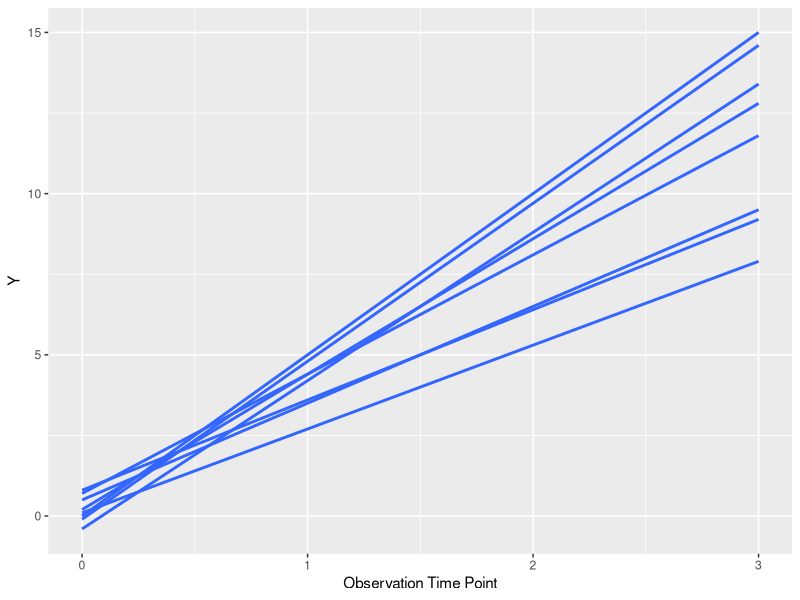
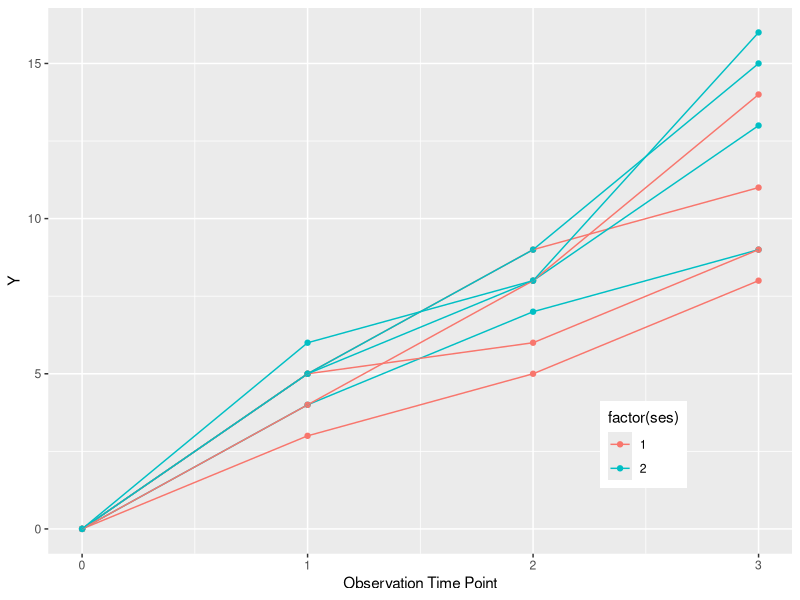
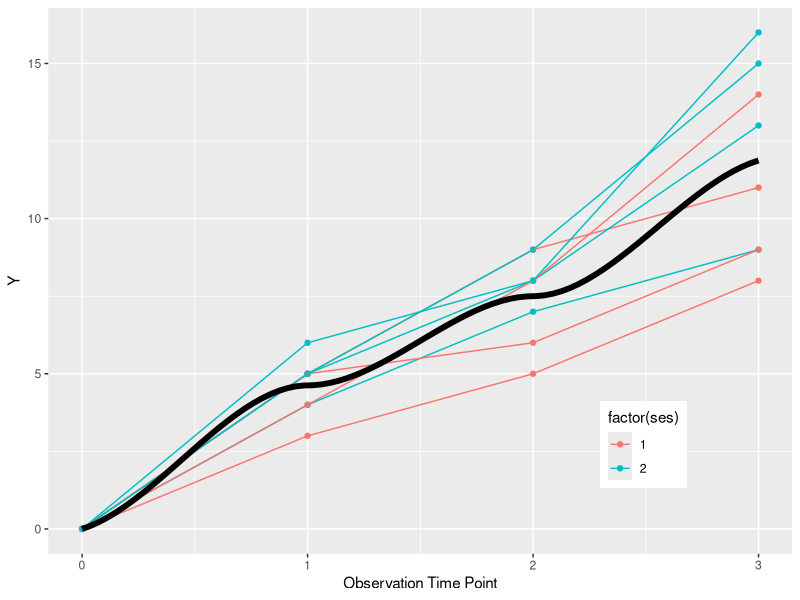

The R source for these figures, in order:
## ---- chunk 1
options(tidyverse.quiet = TRUE)
library(tidyverse)

dat <- tibble::tribble(~time, ~value, ~ses, ~elderly, ~pat_id, 0, 0, 1, 1, 1, 1, 3, 1, 1, 1, 2, 5, 1, 1, 1, 3, 8, 1, 1, 1, 0, 0, 2, 1, 2, 1, 4, 2, 1, 2, 2, 7, 2, 1, 2, 3, 9, 2, 1, 2, 0, 0, 1, 2, 3, 1, 5, 1, 2, 3, 2, 9, 1, 2, 3, 3, 11, 1, 2, 3, 0, 0, 2, 2, 4, 1, 5, 2, 2, 4, 2, 9, 2, 2, 4, 3, 15, 2, 2, 4, 0, 0, 1, 1, 5, 1, 5, 1, 1, 5, 2, 6, 1, 1, 5, 3, 9, 1, 1, 5, 0, 0, 2, 1, 6, 1, 5, 2, 1, 6, 2, 8, 2, 1, 6, 3, 13, 2, 1, 6, 0, 0, 1, 2, 7, 1, 4, 1, 2, 7, 2, 8, 1, 2, 7, 3, 14, 1, 2, 7, 0, 0, 2, 2, 8, 1, 6, 2, 2, 8, 2, 8, 2, 2, 8, 3, 16, 2, 2, 8)


ggplot(dat, aes(
  x = time, y = value,
  group = factor(pat_id)
)) +
  geom_smooth(
    formula = y ~ x, se = FALSE,
    method = "lm"
  ) +
  xlab("Observation Time Point") +
  ylab("Y")
## ---- chunk 2
ggplot(dat, aes(
  x = time, y = value,
  group = factor(pat_id), color = factor(ses)
)) +
  geom_point() +
  geom_line() +
  theme(legend.position = c(0.8, 0.2)) +
  xlab("Observation Time Point") +
  ylab("Y")
## ---- chunk 3
ggplot(dat, aes(
  x = time, y = value,
  group = factor(pat_id), color = factor(ses)
)) +
  geom_point() +
  geom_line() +
  theme(legend.position = c(0.8, 0.2)) +
  xlab("Observation Time Point") +
  ylab("Y") +
  geom_smooth(formula = y ~ x, se = FALSE, linewidth = 2, method = "loess", color = "black", aes(group = NULL))
